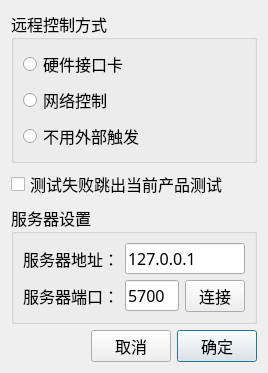
<?xml version="1.0" encoding="UTF-8"?>
<ui version="4.0">
 <class>clsRunningSettings</class>
 <widget class="QDialog" name="clsRunningSettings">
  <property name="geometry">
   <rect>
    <x>0</x>
    <y>0</y>
    <width>268</width>
    <height>280</height>
   </rect>
  </property>
  <property name="windowTitle">
   <string>Dialog</string>
  </property>
  <property name="styleSheet">
   <string notr="true">clsRunningSettings
{
	
	background-color: rgb(148, 148, 248);
}</string>
  </property>
  <layout class="QVBoxLayout" name="verticalLayout_2">
   <item>
    <widget class="QGroupBox" name="groupBox">
     <property name="font">
      <font>
       <family>楷体</family>
       <pointsize>12</pointsize>
      </font>
     </property>
     <property name="title">
      <string>远程控制方式</string>
     </property>
     <layout class="QVBoxLayout" name="verticalLayout">
      <item>
       <widget class="QRadioButton" name="rbHardware">
        <property name="font">
         <font>
          <family>楷体</family>
          <pointsize>12</pointsize>
         </font>
        </property>
        <property name="text">
         <string>硬件接口卡</string>
        </property>
       </widget>
      </item>
      <item>
       <widget class="QRadioButton" name="rbNetWork">
        <property name="font">
         <font>
          <family>楷体</family>
          <pointsize>12</pointsize>
         </font>
        </property>
        <property name="text">
         <string>网络控制</string>
        </property>
       </widget>
      </item>
      <item>
       <widget class="QRadioButton" name="rbManual">
        <property name="font">
         <font>
          <family>楷体</family>
          <pointsize>12</pointsize>
         </font>
        </property>
        <property name="text">
         <string>不用外部触发</string>
        </property>
       </widget>
      </item>
     </layout>
    </widget>
   </item>
   <item>
    <widget class="QCheckBox" name="chkJumpOut">
     <property name="font">
      <font>
       <family>楷体</family>
       <pointsize>12</pointsize>
      </font>
     </property>
     <property name="text">
      <string>测试失败跳出当前产品测试</string>
     </property>
    </widget>
   </item>
   <item>
    <widget class="QGroupBox" name="groupBox_2">
     <property name="font">
      <font>
       <family>楷体</family>
       <pointsize>12</pointsize>
      </font>
     </property>
     <property name="title">
      <string>服务器设置</string>
     </property>
     <layout class="QVBoxLayout" name="verticalLayout_3">
      <item>
       <layout class="QGridLayout" name="gridLayout">
        <item row="0" column="0">
         <widget class="QLabel" name="label">
          <property name="font">
           <font>
            <family>楷体</family>
            <pointsize>12</pointsize>
           </font>
          </property>
          <property name="text">
           <string>服务器地址：</string>
          </property>
         </widget>
        </item>
        <item row="0" column="1" colspan="2">
         <widget class="QLineEdit" name="txtIp">
          <property name="maximumSize">
           <size>
            <width>150</width>
            <height>16777215</height>
           </size>
          </property>
          <property name="font">
           <font>
            <family>楷体</family>
            <pointsize>12</pointsize>
           </font>
          </property>
          <property name="text">
           <string>127.0.0.1</string>
          </property>
         </widget>
        </item>
        <item row="1" column="0">
         <widget class="QLabel" name="label_2">
          <property name="font">
           <font>
            <family>楷体</family>
            <pointsize>12</pointsize>
           </font>
          </property>
          <property name="text">
           <string>服务器端口：</string>
          </property>
         </widget>
        </item>
        <item row="1" column="1">
         <widget class="QLineEdit" name="txtPort">
          <property name="maximumSize">
           <size>
            <width>60</width>
            <height>16777215</height>
           </size>
          </property>
          <property name="font">
           <font>
            <family>楷体</family>
            <pointsize>12</pointsize>
           </font>
          </property>
          <property name="text">
           <string>5700</string>
          </property>
         </widget>
        </item>
        <item row="1" column="2">
         <widget class="QPushButton" name="btnConnect">
          <property name="maximumSize">
           <size>
            <width>60</width>
            <height>16777215</height>
           </size>
          </property>
          <property name="font">
           <font>
            <family>楷体</family>
            <pointsize>12</pointsize>
           </font>
          </property>
          <property name="text">
           <string>连接</string>
          </property>
         </widget>
        </item>
       </layout>
      </item>
     </layout>
    </widget>
   </item>
   <item>
    <layout class="QHBoxLayout" name="horizontalLayout">
     <item>
      <spacer name="horizontalSpacer">
       <property name="orientation">
        <enum>Qt::Horizontal</enum>
       </property>
       <property name="sizeHint" stdset="0">
        <size>
         <width>40</width>
         <height>20</height>
        </size>
       </property>
      </spacer>
     </item>
     <item>
      <widget class="QPushButton" name="btnCancel">
       <property name="font">
        <font>
         <family>楷体</family>
         <pointsize>12</pointsize>
        </font>
       </property>
       <property name="text">
        <string>取消</string>
       </property>
      </widget>
     </item>
     <item>
      <widget class="QPushButton" name="btnOk">
       <property name="font">
        <font>
         <family>楷体</family>
         <pointsize>12</pointsize>
        </font>
       </property>
       <property name="text">
        <string>确定</string>
       </property>
       <property name="default">
        <bool>true</bool>
       </property>
      </widget>
     </item>
    </layout>
   </item>
  </layout>
 </widget>
 <resources/>
 <connections/>
</ui>
